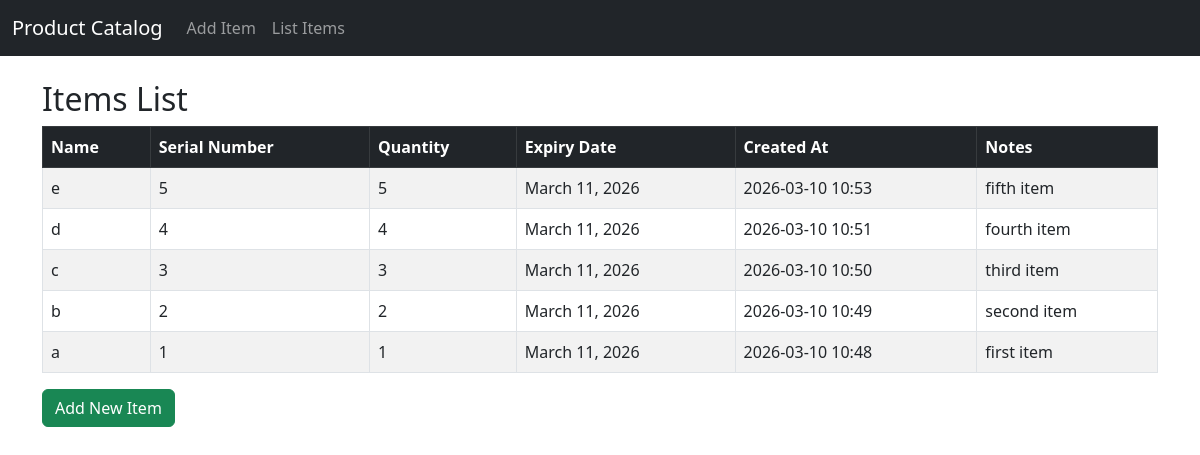
The app's page /items/ with its own data.
### catalog/models.py (models this page shows, shortened)
class Item(models.Model):
    name = models.CharField(max_length=100)
    serial_number = models.CharField(max_length=100, unique=True)
    quantity = models.PositiveIntegerField(validators=[MinValueValidator(0)])
    expiry_date = models.DateField()
    created_at = models.DateTimeField(auto_now_add=True)
    notes = models.TextField(blank=True, null=True)

### catalog/views.py (the view)
# urls.py: path('items/', views.list_items, name='list_items'),
def list_items(request):
    items = Item.objects.all().order_by('-created_at')
    return render(request, 'list_items.html', {'items': items})

### templates/list_items.html
{% extends 'base.html' %}
{% block content %}
<h2>Items List</h2>
<table class="table table-striped table-bordered">
    <thead class="table-dark">
        <tr>
            <th>Name</th>
            <th>Serial Number</th>
            <th>Quantity</th>
            <th>Expiry Date</th>
            <th>Created At</th>
            <th>Notes</th>
        </tr>
    </thead>
    <tbody>
        {% for item in items %}
        <tr>
            <td>{{ item.name }}</td>
            <td>{{ item.serial_number }}</td>
            <td>{{ item.quantity }}</td>
            <td>{{ item.expiry_date }}</td>
            <td>{{ item.created_at|date:'Y-m-d H:i' }}</td>
            <td>{{ item.notes|default:'-' }}</td>
        </tr>
        {% empty %}
        <tr>
            <td colspan="6">No items found.</td>
        </tr>
        {% endfor %}
    </tbody>
</table>
<a href="/add/" class="btn btn-success">Add New Item</a>
{% endblock %}

### templates/base.html (shortened to what this page needs)
<!DOCTYPE html>
<html lang="en">
<head>
    <link href="https://cdn.jsdelivr.net/npm/bootstrap@5.3.0/dist/css/bootstrap.min.css" rel="stylesheet">
</head>
<body>
<nav class="navbar navbar-expand-lg navbar-dark bg-dark mb-4">
  <div class="container-fluid">
    <a class="navbar-brand" href="/items/">Product Catalog</a>
    <div class="collapse navbar-collapse">
      <ul class="navbar-nav me-auto mb-2 mb-lg-0">
        <li class="nav-item">
          <a class="nav-link" href="/add/">Add Item</a>
        </li>
        <li class="nav-item">
          <a class="nav-link" href="/items/">List Items</a>
        </li>
      </ul>
    </div>
  </div>
</nav>
<div class="container">
    {% block content %}{% endblock %}
</div>
</body>
</html>

### records on screen
Item: name "e", serial_number "5", quantity "5", expiry_date "March 11, 2026", created_at "2026-03-10 10:53", notes "fifth item"
Item: name "d", serial_number "4", quantity "4", expiry_date "March 11, 2026", created_at "2026-03-10 10:51", notes "fourth item"
Item: name "c", serial_number "3", quantity "3", expiry_date "March 11, 2026", created_at "2026-03-10 10:50", notes "third item"
Item: name "b", serial_number "2", quantity "2", expiry_date "March 11, 2026", created_at "2026-03-10 10:49", notes "second item"
Item: name "a", serial_number "1", quantity "1", expiry_date "March 11, 2026", created_at "2026-03-10 10:48", notes "first item"
